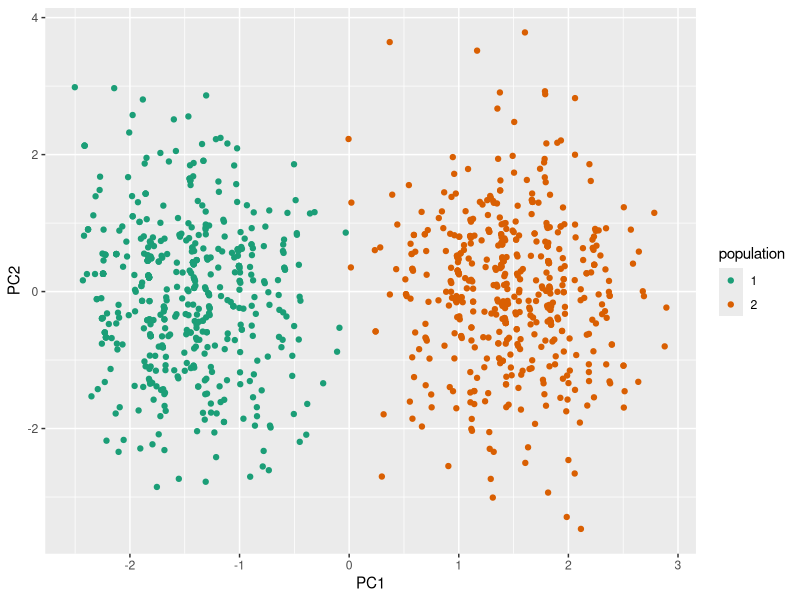
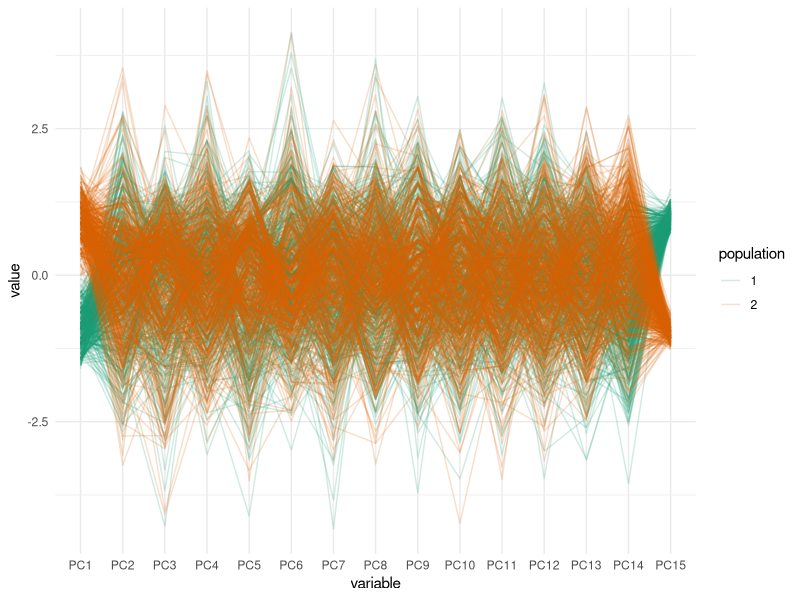
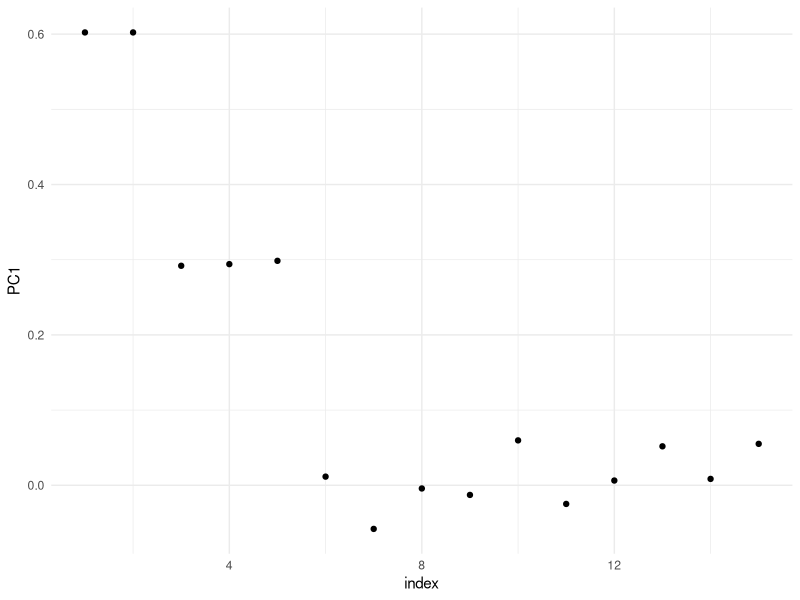
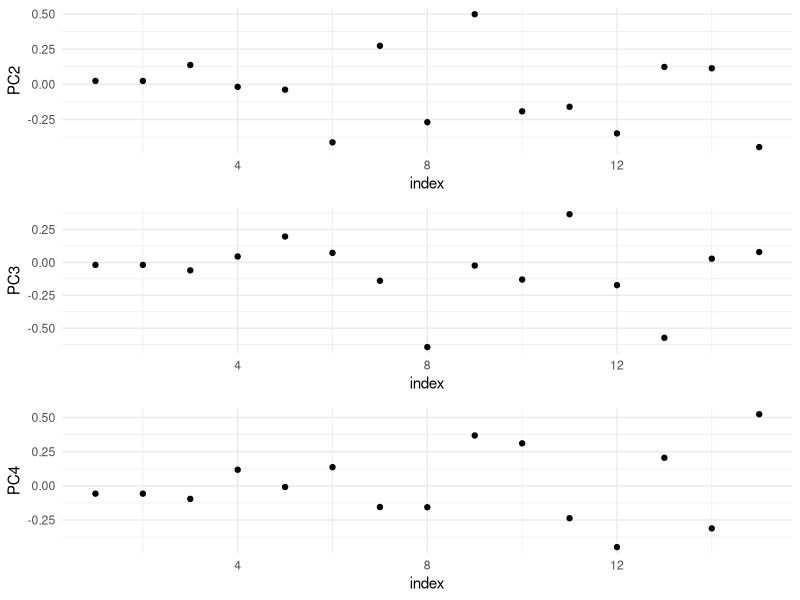
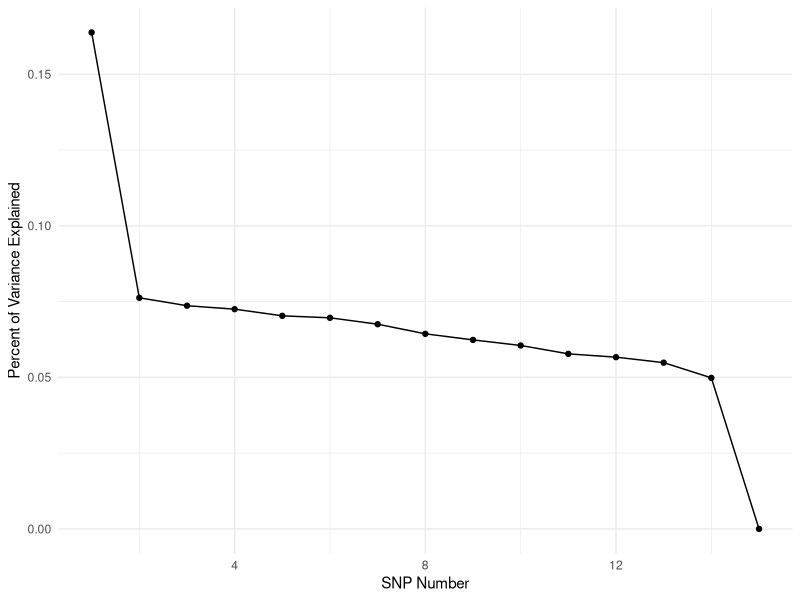
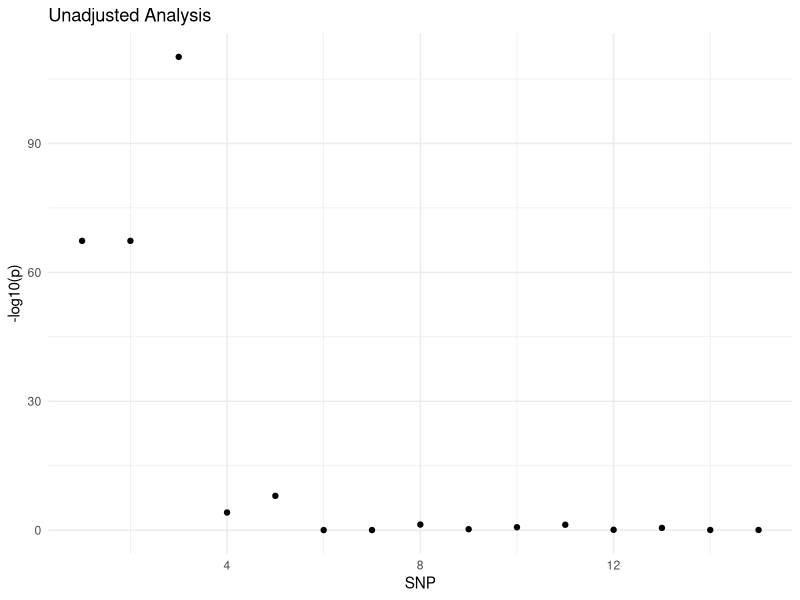
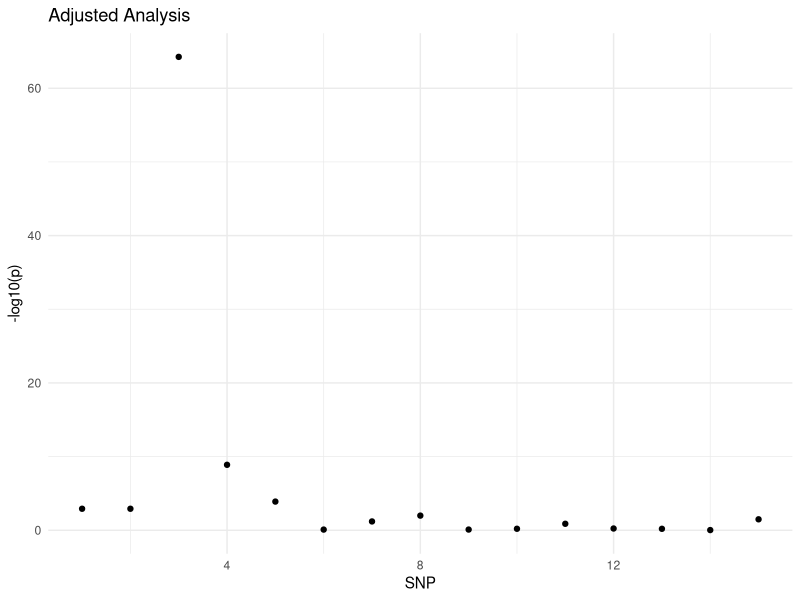
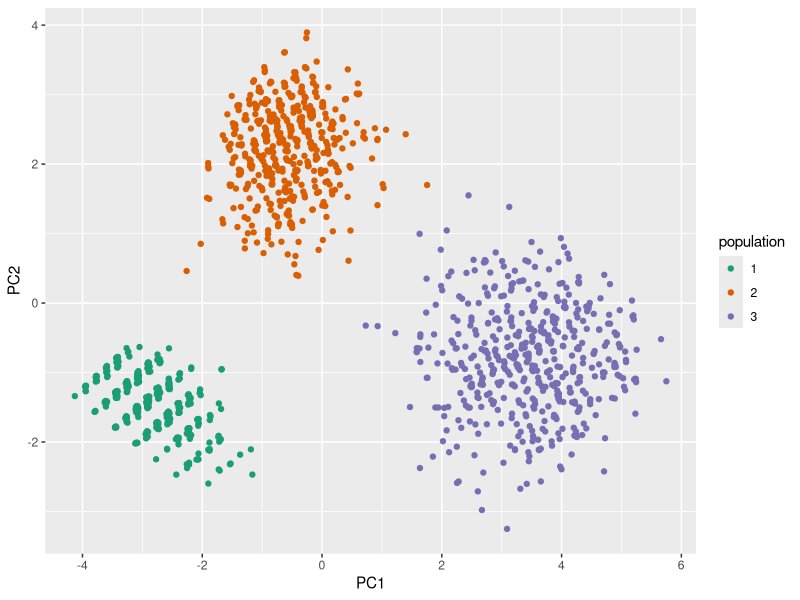

Write the R code that produced these figures, in order.
## ---- chunk 1
knitr::opts_chunk$set(echo = TRUE)
## ---- chunk 2
library(readr)
library(ggplot2)
library(dplyr)
# add any others that you need here
library(GGally)
library(gridExtra)
## ---- chunk 3
pcadata <- read_csv('pca_toy_data.csv')
## ---- chunk 4
# look at first few rows
head(pcadata)

# calculate dimensions
dim(pcadata)
## ---- chunk 5
# count how many people are in each population
pcadata %>%
  count(population)
## ---- chunk 6
# function to get empirical minor allele frequency
## count up how many minor alleles are observed
## divide by two times the number of people
get_MAF <- function(snp){
  sum(snp)/(2*length(snp))
}

# get observed allele frequency for each population
pcadata %>%
  group_by(population) %>%
  summarize_all(get_MAF)
## ---- chunk 7
geno <- pcadata %>%
  select(-population, -trait)
## ---- chunk 8
pca_out <- prcomp(geno, center = TRUE, scale = TRUE)
## ---- chunk 9
pca_loadings <- pca_out$rotation
pca_scores <- pca_out$x
## ---- chunk 10
pca_scores %>%
  as.data.frame() %>% # convert pca_scores into a data frame for plotting
  mutate(population = as.factor(pcadata$population)) %>%  # add the population labels
  ggplot(aes(x = PC1, y = PC2, color = population)) + # then plot
  geom_point() + 
  scale_color_brewer(palette = 'Dark2')
## ---- chunk 11
# parallel coordinates plot
pca_scores %>%
  as.data.frame() %>% # convert pca_scores into a data frame for plotting
  mutate(population = as.factor(pcadata$population)) %>% # add the population labels
  ggparcoord(columns = 1:15, groupColumn = 'population', alpha = 0.2) + # plot the first 15 columns
  theme_minimal() + 
  scale_color_brewer(palette = 'Dark2')
## ---- chunk 12
pca_loadings %>%
  as.data.frame() %>%
  mutate(index = seq_len(nrow(pca_loadings))) %>%
  ggplot(aes(x = index, y = PC1)) + 
  geom_point() + 
  labs(xlab = 'SNP Number', ylab = 'Loadings for PC1') + 
  theme_minimal()
## ---- chunk 13
l2 <- pca_loadings %>%
  as.data.frame() %>%
  mutate(index = seq_len(nrow(pca_loadings))) %>%
  ggplot(aes(x = index, y = PC2)) + 
  geom_point() + 
  labs(xlab = 'SNP Number', ylab = 'Loadings for PC2') + 
  theme_minimal()
l3 <- pca_loadings %>%
  as.data.frame() %>%
  mutate(index = seq_len(nrow(pca_loadings))) %>%
  ggplot(aes(x = index, y = PC3)) + 
  geom_point() + 
  labs(xlab = 'SNP Number', ylab = 'Loadings for PC3') + 
  theme_minimal()
l4 <- pca_loadings %>%
  as.data.frame() %>%
  mutate(index = seq_len(nrow(pca_loadings))) %>%
  ggplot(aes(x = index, y = PC4)) + 
  geom_point() + 
  labs(xlab = 'SNP Number', ylab = 'Loadings for PC4') + 
  theme_minimal()
grid.arrange(l2, l3, l4, ncol = 1)
## ---- chunk 14
# extract variance of each PC
pca_var <- (pca_out$sdev)^2

# calculate proportion of variance explained
total_var <- sum(pca_var)
pve <- pca_var/total_var

# scree plot
pve %>%
  as.data.frame() %>%
  mutate(index = seq_len(length(pca_var))) %>%
  ggplot(aes(x = index, y = pve)) + 
  geom_point() + 
  geom_line() + 
  labs(x = 'SNP Number', y = 'Percent of Variance Explained') + 
  theme_minimal()
## ---- chunk 15
# empty vector to store p-values
pvals <- c()

# loop through the 15 SNPs
for(i in 1:15){
  dat <- pcadata %>% select(trait, paste0('SNP',i)) # pull out just the trait and SNP of interest
  mod <- lm(trait ~ ., data = dat) # regress trait on everything else (.), which is just SNP i in this case
  pvals[i] <- summary(mod)$coef[2,4] # pull out the p-value for the slope
}

# plot -log10 pvalues
data.frame(p = pvals, SNP = 1:15) %>%
  ggplot(aes(y = -log10(p), x = SNP)) + 
  geom_point() + 
  theme_minimal() + 
  ggtitle('Unadjusted Analysis')
## ---- chunk 16
# empty vector to store p-values
pvals <- c()

# loop through the 15 SNPs
for(i in 1:15){
  dat <- pcadata %>% 
    select(trait, paste0('SNP',i)) %>% # pull out just the trait and SNP of interest
    mutate(PC1 = pca_scores[,1]) # add the scores for PC1
  mod <- lm(trait ~ ., data = dat) # regress trait on everything else (.), which is SNP i and PC1
  pvals[i] <- summary(mod)$coef[2,4] # pull out the p-value for the slope
}

# plot -log10 pvalues
data.frame(p = pvals, SNP = 1:15) %>%
  ggplot(aes(y = -log10(p), x = SNP)) + 
  geom_point() + 
  theme_minimal() + 
  ggtitle('Adjusted Analysis')
## ---- chunk 17
# simulate a genetic variant with freq. depending on which population the person belongs to
sim_data_onevar <- function(pop, maf){
  snp <- rbinom(n = length(pop), size = 2, p = maf[pop])
  return(snp)
}

# create dataset with three sets of SNPs
popidx <- rep(1:3, each = 500)
maf1 <- c(0, 0.8, 0.7)
maf2 <- c(0.3, 0.5, 0.6)
maf3 <- c(0.1, 0.1, 0.7)

set.seed(494)
snps1 <- replicate(5, sim_data_onevar(pop = popidx, maf = maf1))
snps2 <- replicate(5, sim_data_onevar(pop = popidx, maf = maf2))
snps3 <- replicate(10, sim_data_onevar(pop = popidx, maf = maf3))

pcadata3pop <- cbind(popidx, snps1, snps2, snps3) %>%
  as.data.frame()
names(pcadata3pop) <- c('population', paste0('SNP', 1:(ncol(pcadata3pop)-1)))
## ---- chunk 18
head(pcadata3pop)
pcadata3pop %>%
  count(population)
## ---- chunk 19
# pull out genotypes
geno3pop <- pcadata3pop %>%
  select(-population)

# run PCA
pca_out_3pop <- prcomp(geno3pop, center = T, scale = T)

# pull out scores, loadings, and variance
scores3pop <- pca_out_3pop$x
loadings3pop <- pca_out_3pop$rotation
var3pop <- (pca_out_3pop$sdev)^2
## ---- chunk 20
scores3pop %>%
  as.data.frame() %>% # convert pca_scores into a data frame for plotting
  mutate(population = as.factor(pcadata3pop$population)) %>%  # add the population labels
  ggplot(aes(x = PC1, y = PC2, color = population)) + # then plot
  geom_point() + 
  scale_color_brewer(palette = 'Dark2')
## ---- chunk 21
# parallel coordinates plot
scores3pop %>%
  as.data.frame() %>% # convert pca_scores into a data frame for plotting
  mutate(population = as.factor(pcadata3pop$population)) %>% # add the population labels
  ggparcoord(columns = 1:20, groupColumn = 'population', alpha = 0.2) + # plot the first 15 columns
  theme_minimal() + 
  scale_color_brewer(palette = 'Dark2')
## ---- chunk 22
# calculate proportion of variance explained
pve3pop <- var3pop/sum(var3pop)

# scree plot
pve3pop %>%
  as.data.frame() %>%
  mutate(index = seq_len(length(pve3pop))) %>%
  ggplot(aes(x = index, y = pve3pop)) + 
  geom_point() + 
  geom_line() + 
  labs(x = 'SNP Number', y = 'Percent of Variance Explained') + 
  theme_minimal()
